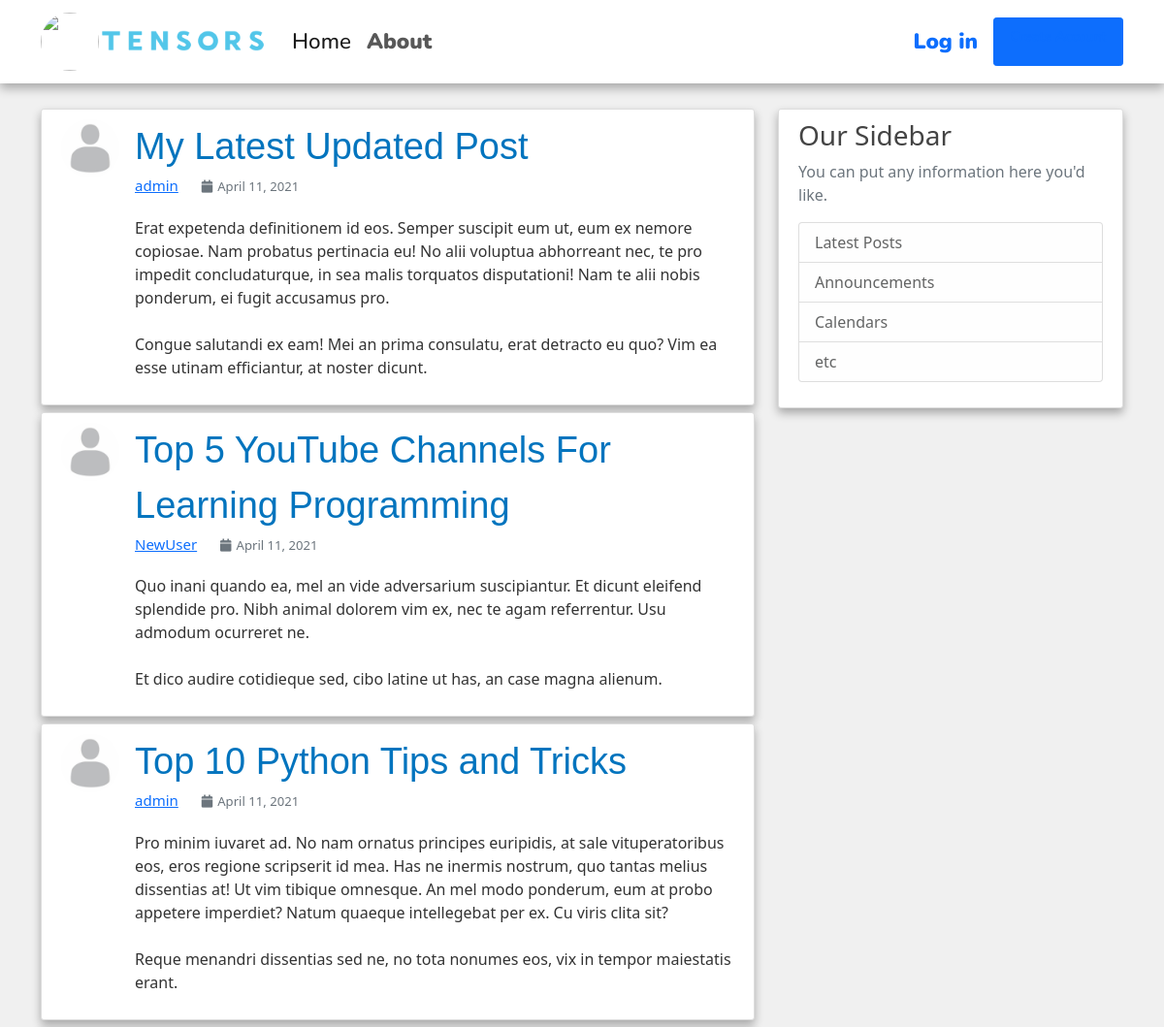
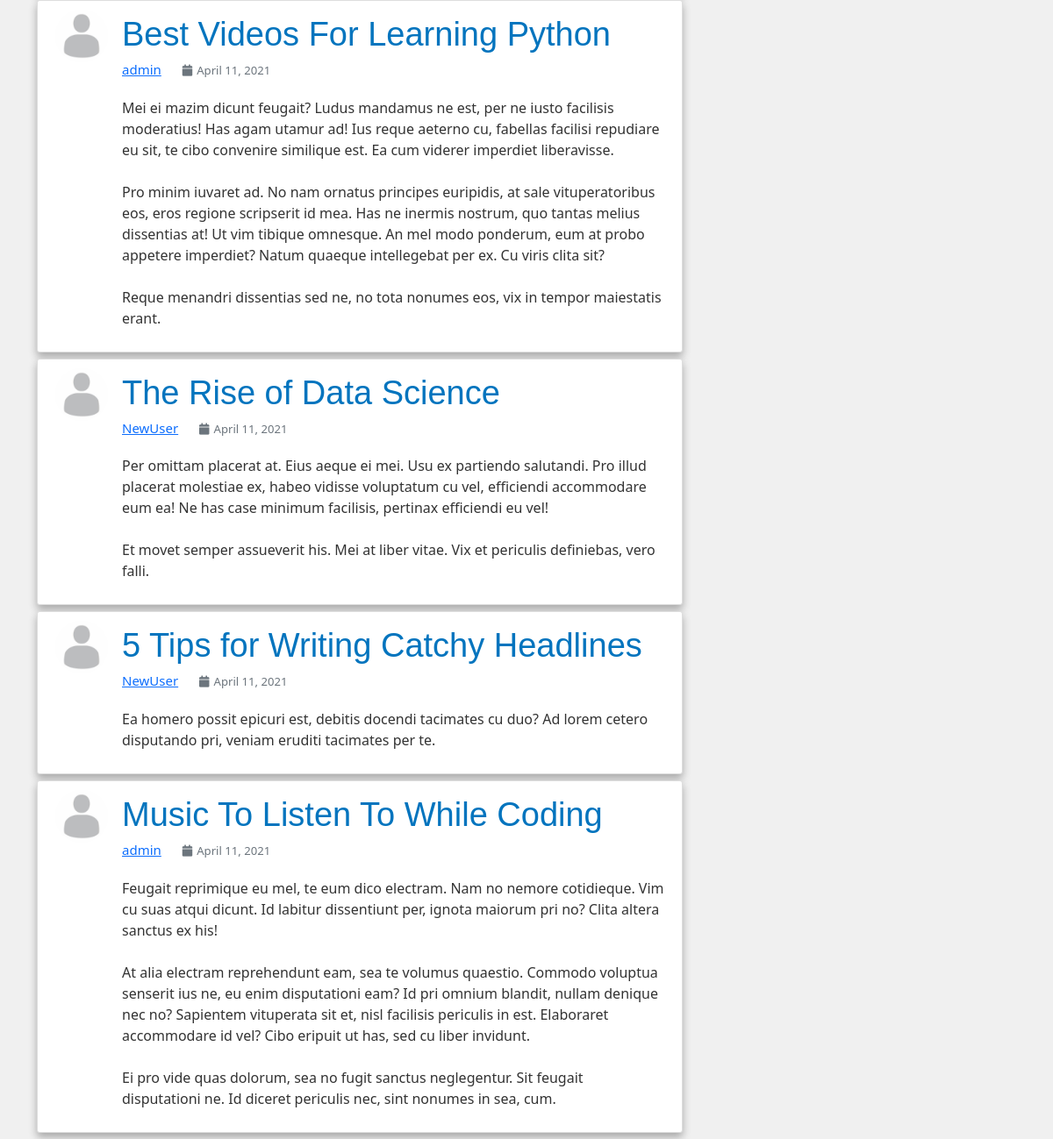
The page / on the database its author committed (2 pictures, top to bottom).
### blog/models.py (models this page shows, shortened)
class Post(models.Model):
    title = models.CharField(max_length=100)
    content = models.TextField()
    date_posted = models.DateTimeField(default=timezone.now)
    author = models.ForeignKey(User, on_delete=models.CASCADE)

### users/models.py (models this page shows, shortened)
class Profile(models.Model):
    user = models.OneToOneField(User, on_delete=models.CASCADE)
    image = models.ImageField(default='default.jpg', upload_to='profile_pics')

### blog/views.py (the view)
# urls.py: path('', PostListView.as_view(), name='blog-home'),
class PostListView(ListView):
    model = Post
    template_name = 'blog/home.html' # <app>/<model>_<viewtype>.html
    context_object_name = 'posts'
    ordering = ['-date_posted']
    paginate_by = 7

### blog/templates/blog/home.html
{% extends "blog/base.html" %}
{% block content %}
    {% for post in posts %}
    <article class="media content-section d-flex flex-row">
        <img class="rounded-circle article-img" src="{{ post.author.profile.image.url }}">
        <div class="media-body">
          <a class="article-title" href="{% url 'post-detail' post.id %}">{{ post.title }}</a>
          <div class="article-metadata">
            <span><a class="mr-2" href="#">{{ post.author }}</a></span>
            <span><small class="text-muted"><i class="fa fa-calendar" style="margin-right: 5px;"></i>{{ post.date_posted | date:"F d, Y" }}</small></span>
          </div>
          <p class="article-content">{{ post.content }}</p>
        </div>
    </article>
    {% endfor %}
{% endblock content %}

### blog/static/blog/main.css (style rules this page uses)
body { background: #F0F0F0; color: #333333; margin-top: 7rem; }
.content-section { background: #ffffff; padding: 10px 20px; border: 1px solid #dddddd; border-radius: 3px; margin-bottom: 7px; box-shadow: 0 5px 10px rgba(0, 0, 0, 0.3); }
.article-title { font-family: Verdana, Geneva, sans-serif; font-weight: normal; font-size: 38px; color: #0274be; text-decoration: none; }
.article-content { white-space: pre-line; }
.article-img { height: 60px; width: 60px; margin-right: 16px; }
.article-metadata { font-size: 15px; display: block; color: #aaa; float: left; clear: both; width: 100%; margin-bottom: 20px; }
.article-metadata > span { margin-right: 20px; }

### rows shown on the page
Post: author.profile.image (placeholder picture), title "My Latest Updated Post", author "admin", date_posted "April 11, 2021", content "Erat expetenda definitionem id eos. Semper suscipit eum ut, eum ex nemore copiosae. Nam probatus pertinacia eu! No alii voluptua abhorreant nec, te pro impedit concludaturque, in sea malis torquatos disputationi! Nam te alii nobis ponderum, ei fugit accusamus pro. Congue salutandi ex eam! Mei an prima consulatu, erat detracto eu quo? Vim ea esse utinam efficiantur, at noster dicunt."
Post: author.profile.image (placeholder picture), title "Top 5 YouTube Channels For Learning Programming", author "NewUser", date_posted "April 11, 2021", content "Quo inani quando ea, mel an vide adversarium suscipiantur. Et dicunt eleifend splendide pro. Nibh animal dolorem vim ex, nec te agam referrentur. Usu admodum ocurreret ne. Et dico audire cotidieque sed, cibo latine ut has, an case magna alienum."
Post: author.profile.image (placeholder picture), title "Top 10 Python Tips and Tricks", author "admin", date_posted "April 11, 2021", content "Pro minim iuvaret ad. No nam ornatus principes euripidis, at sale vituperatoribus eos, eros regione scripserit id mea. Has ne inermis nostrum, quo tantas melius dissentias at! Ut vim tibique omnesque. An mel modo ponderum, eum at probo appetere imperdiet? Natum quaeque intellegebat per ex. Cu viris clita sit? Reque menandri dissentias sed ne, no tota nonumes eos, vix in tempor maiestatis erant."
Post: author.profile.image (placeholder picture), title "Best Videos For Learning Python", author "admin", date_posted "April 11, 2021", content "Mei ei mazim dicunt feugait? Ludus mandamus ne est, per ne iusto facilisis moderatius! Has agam utamur ad! Ius reque aeterno cu, fabellas facilisi repudiare eu sit, te cibo convenire similique est. Ea cum viderer imperdiet liberavisse. Pro minim iuvaret ad. No nam ornatus principes euripidis, at sale vituperatoribus eos, eros regione scripserit id mea. Has ne inermis nostrum, quo tantas melius dissentias at! Ut vim tibique omnesque. An mel modo ponderum, eum at probo appetere imperdiet? Natum quaeque intellegebat per ex. Cu viris clita sit? Reque menandri dissentias sed ne, no tota nonumes eos, vix in tempor maiestatis erant."
Post: author.profile.image (placeholder picture), title "The Rise of Data Science", author "NewUser", date_posted "April 11, 2021", content "Per omittam placerat at. Eius aeque ei mei. Usu ex partiendo salutandi. Pro illud placerat molestiae ex, habeo vidisse voluptatum cu vel, efficiendi accommodare eum ea! Ne has case minimum facilisis, pertinax efficiendi eu vel! Et movet semper assueverit his. Mei at liber vitae. Vix et periculis definiebas, vero falli."
Post: author.profile.image (placeholder picture), title "5 Tips for Writing Catchy Headlines", author "NewUser", date_posted "April 11, 2021", content "Ea homero possit epicuri est, debitis docendi tacimates cu duo? Ad lorem cetero disputando pri, veniam eruditi tacimates per te."
Post: author.profile.image (placeholder picture), title "Music To Listen To While Coding", author "admin", date_posted "April 11, 2021", content "Feugait reprimique eu mel, te eum dico electram. Nam no nemore cotidieque. Vim cu suas atqui dicunt. Id labitur dissentiunt per, ignota maiorum pri no? Clita altera sanctus ex his! At alia electram reprehendunt eam, sea te volumus quaestio. Commodo voluptua senserit ius ne, eu enim disputationi eam? Id pri omnium blandit, nullam denique nec no? Sapientem vituperata sit et, nisl facilisis periculis in est. Elaboraret accommodare id vel? Cibo eripuit ut has, sed cu liber invidunt. Ei pro vide quas dolorum, sea no fugit sanctus neglegentur. Sit feugait disputationi ne. Id diceret periculis nec, sint nonumes in sea, cum."
